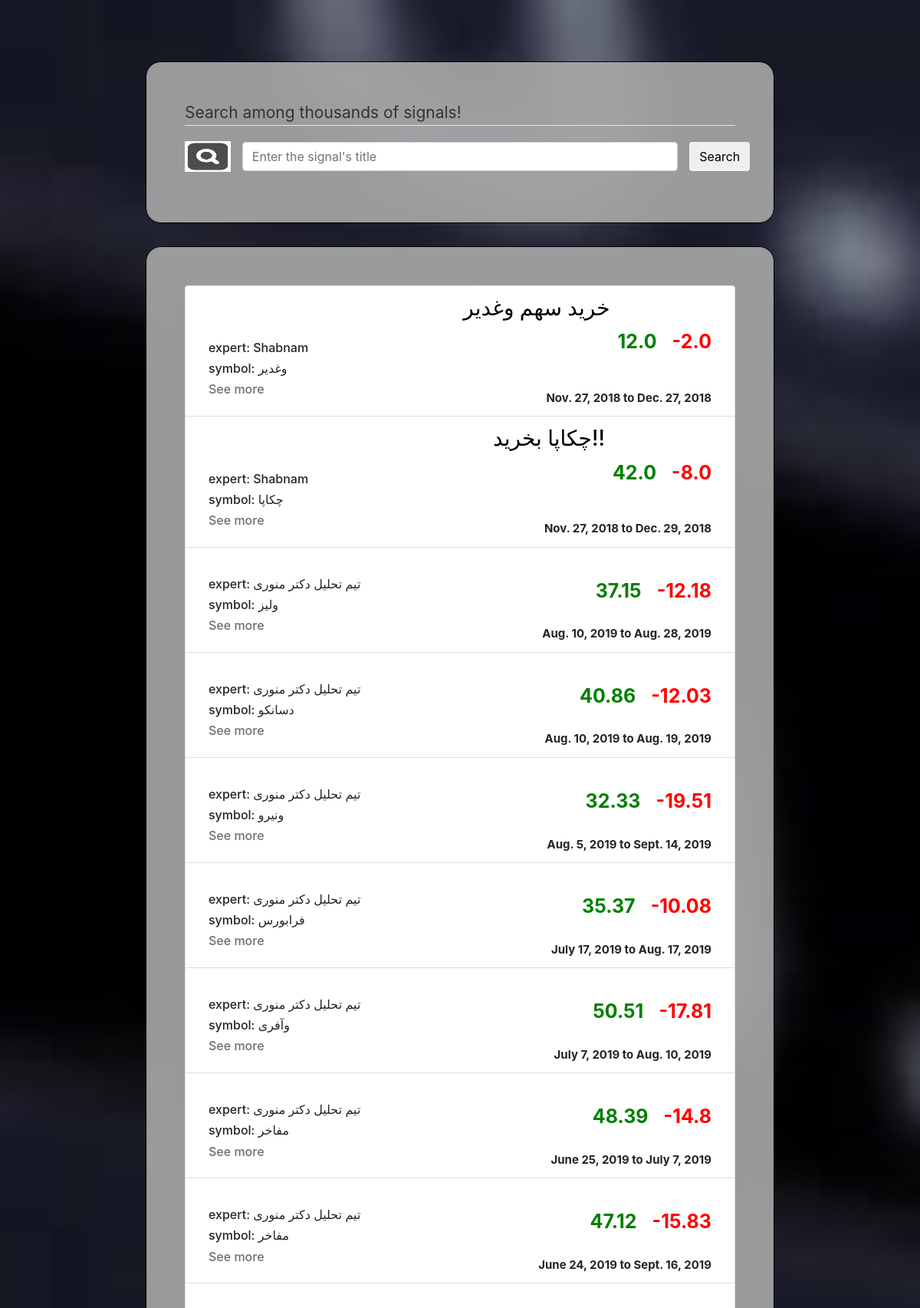
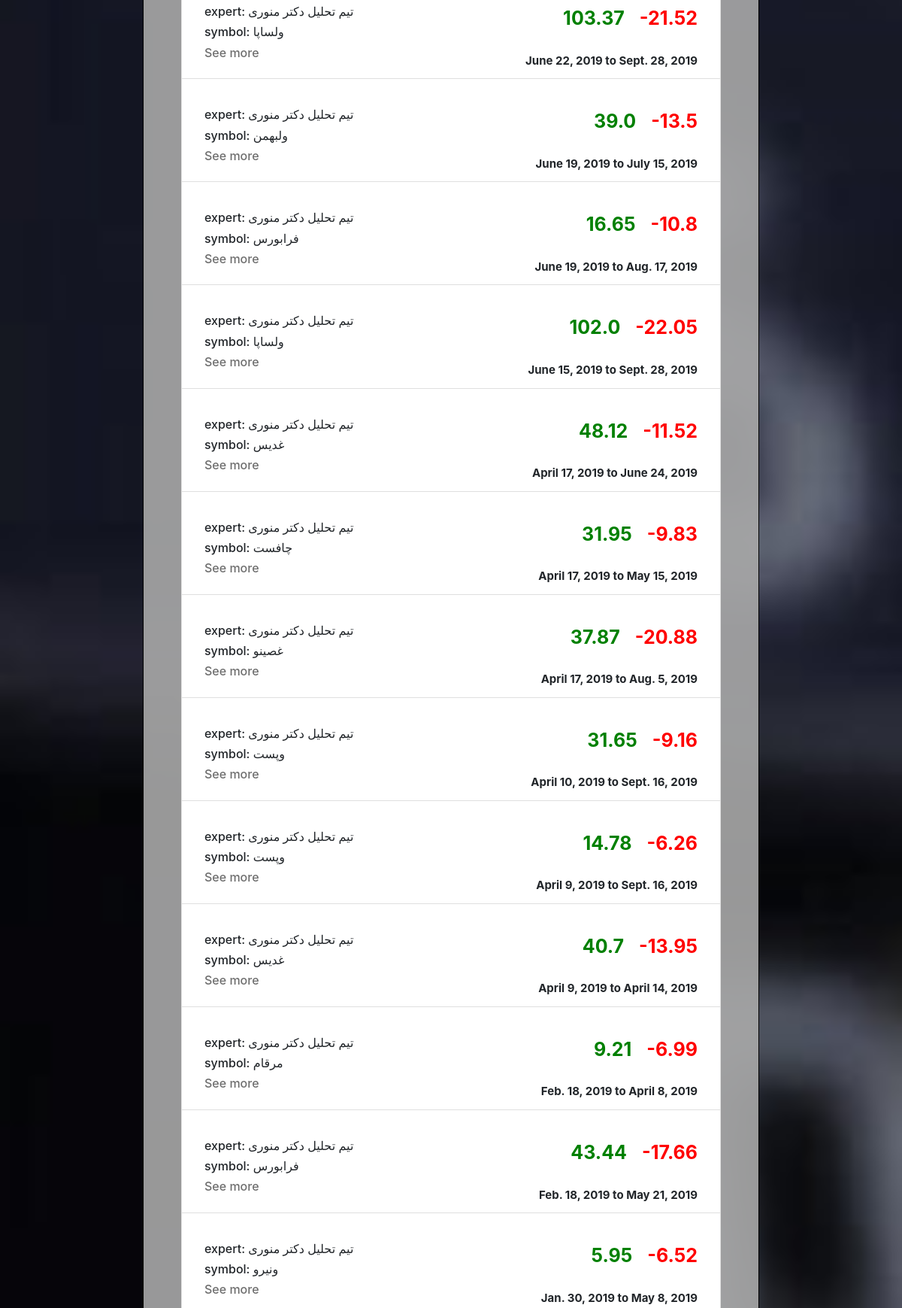
The app's page /signal/search (upper part) with its own data (2 pictures, top to bottom).
### advertisement/models.py (models this page shows, shortened)
class Signal(models.Model):
    title = models.CharField(max_length=80)
    is_succeeded = models.BooleanField(default=None, blank=True, null=True)
    profit = models.FloatField(default=None, blank=True, null=True)
    start_date = models.DateField(default=None, blank=True, null=True)
    close_date = models.DateField(default=None, blank=True, null=True)
    expected_return = models.FloatField(default=None, blank=True, null=True)
    expected_risk = models.FloatField(default=None, blank=True, null=True)
    symbol = models.ForeignKey('Symbol', on_delete=models.CASCADE)
    signaler = models.ForeignKey('Signaler', on_delete=models.CASCADE, null=True, default="", blank=True)
    expert = models.ForeignKey('Expert', on_delete=models.CASCADE, null=True, default="", blank=True)
    @property
    def user_id(self):
        if self.signaler:
            return self.signaler.first_name
        else:
            return self.expert.display_name

class Signaler(models.Model):
    first_name = models.CharField(max_length=30)
    last_name = models.CharField(max_length=30, null=True)
    email = models.EmailField(unique=True, null=True)
    phone = models.CharField(max_length=12, null=True)
    sex = models.CharField(max_length=1, choices=SEX_CHOICES, null=True)
    age = models.IntegerField(null=True)
    user = models.OneToOneField(User, on_delete=models.CASCADE, null=True)

class Symbol(models.Model):
    name = models.CharField(max_length=30)
    def __str__(self):
        return self.name

### advertisement/views.py (the view, shortened to what this page needs)
# urls.py: path('search', views.search, name='search'),
def search(request):
    if request.method == 'GET':
        form = SearchForm()
        ads = Signal.objects.all()[:100]
        return render(request, '../templates/search.html', {
            'ads': ads,
            'form': form
        })

### advertisement/forms.py
class SearchForm(forms.Form):
    title = forms.CharField(label='Signal Title', max_length=80,
                            widget=forms.TextInput(
                                attrs={'class': 'form-control', 'placeholder': 'Enter the signal\'s title'}))

### templates/search.html (shortened to what this page needs)
<!DOCTYPE html>
<html lang="en">
{% load staticfiles %}
<head>
    <link rel="stylesheet" href="https://maxcdn.bootstrapcdn.com/bootstrap/4.0.0/css/bootstrap.min.css">
    <link rel="stylesheet" href="{% static 'style.css' %}">
</head>
<body>
<div class="grid">
    <div class="row">
        <div class="col-xs-10 col-md-8 col-lg-8 col-sm-8 offset-xs-1 offset-md-2 offset-lg-2 offset-sm-2 the-box">
            <div class="well bs-component">
                <form method="post" class="form-horizontal">
                    <fieldset>
                        <legend>Search among thousands of signals!</legend>
                        <div class="form-group" style="display: flex; align-items: center;">
                            <img class="col-xs-1 col-sm-1 col-md-1 col-lg-1 control-label"
                                 src="../static/search-icon.png" alt="search icon"
                                 style="width: 40px; height: 40px; padding: 0"/>
                            <div class="col-xs-10 col-sm-10 col-md-10 col-lg-10">{{ form.title }}</div>
                            <button type="submit" value="continue" onclick="location.href='{% url 'search' %}'"
                                    class="btn btn-default">Search
                            </button>
                        </div>
                    </fieldset>
                </form>
            </div>
        </div>
        <div class="col-xs-10 col-md-8 col-lg-8 col-sm-8 offset-xs-1 offset-md-2 offset-lg-2 offset-sm-2 the-box
                list-group table-of-contents" style="margin-top: 30px">
            {% for ad in ads %}
                <div class="list-group-item" onclick="">
                    <div style="display: flex; justify-content: space-between">
                        <div style="float: left; flex-grow: 1" class="search-res">
                            <h3 style="text-align: right"><a style="color: black" href={% url 'advertisement_detail' ad.id %}>{{ ad.title }}</a></h3>
                            <h6>expert: {{ ad.user_id }}</h6>
                            <h6>symbol: {{ ad.symbol }}</h6>
                            <h6><a style="color: #6e6e6e" href={% url 'advertisement_detail' ad.id %}>See more</a></h6>
                        </div>
                        <p style="float: right; margin: auto 10px; font-size: 25px; font-weight: bold; color: green">{{ ad.expected_return }}</p>
                        <p style="float: right; margin: auto 10px; font-size: 25px; font-weight: bold; color: red">{{ ad.expected_risk }}</p>
                    </div>
                    <p style="float: right; margin: auto 10px; font-size: 15px; font-weight: bold">
                        {% if ad.start_date %}
                            {{ ad.start_date }}
                        {% endif %}
                        {% if ad.close_date %}
                            to {{ ad.close_date }}
                        {% endif %}</p>
                </div>
            {% endfor %}
        </div>
    </div>
</div>
</body>
</html>

### static/style.css (style rules this page uses)
body { padding-top: 80px; padding-bottom: 80px; background-image: url("Stock_bg_denim.jpg") ; background-size: cover; background-attachment: fixed; }
legend { display: block; width: 100%; padding: 0; margin-bottom: 20px; font-size: 21px; line-height: inherit; color: #333; border: 0; border-bottom: 1px solid #e5e5e5; }
.the-box { padding: 50px; alignment: center; background: rgba(169, 169, 169, 0.9); border: 1px solid black; border-radius: 20px; }
.search-res h6 { position: relative; top: 18px; left: 10px; }

### records on screen
Signal: title "خرید سهم وغدیر", user_id "Shabnam", symbol "وغدیر", expected_return "12.0", expected_risk "-2.0", start_date "Nov. 27, 2018", close_date "Dec. 27, 2018"
Signal: title "چکاپا بخرید!!", user_id "Shabnam", symbol "چکاپا", expected_return "42.0", expected_risk "-8.0", start_date "Nov. 27, 2018", close_date "Dec. 29, 2018"
Signal: user_id "تیم تحلیل دکتر منوری", symbol "ولیز", expected_return "37.15", expected_risk "-12.18", start_date "Aug. 10, 2019", close_date "Aug. 28, 2019"
Signal: user_id "تیم تحلیل دکتر منوری", symbol "دسانکو", expected_return "40.86", expected_risk "-12.03", start_date "Aug. 10, 2019", close_date "Aug. 19, 2019"
Signal: user_id "تیم تحلیل دکتر منوری", symbol "ونیرو", expected_return "32.33", expected_risk "-19.51", start_date "Aug. 5, 2019", close_date "Sept. 14, 2019"
Signal: user_id "تیم تحلیل دکتر منوری", symbol "فرابورس", expected_return "35.37", expected_risk "-10.08", start_date "July 17, 2019", close_date "Aug. 17, 2019"
Signal: user_id "تیم تحلیل دکتر منوری", symbol "وآفری", expected_return "50.51", expected_risk "-17.81", start_date "July 7, 2019", close_date "Aug. 10, 2019"
Signal: user_id "تیم تحلیل دکتر منوری", symbol "مفاخر", expected_return "48.39", expected_risk "-14.8", start_date "June 25, 2019", close_date "July 7, 2019"
Signal: user_id "تیم تحلیل دکتر منوری", symbol "مفاخر", expected_return "47.12", expected_risk "-15.83", start_date "June 24, 2019", close_date "Sept. 16, 2019"
Signal: user_id "تیم تحلیل دکتر منوری", symbol "ولساپا", expected_return "103.37", expected_risk "-21.52", start_date "June 22, 2019", close_date "Sept. 28, 2019"
Signal: user_id "تیم تحلیل دکتر منوری", symbol "ولبهمن", expected_return "39.0", expected_risk "-13.5", start_date "June 19, 2019", close_date "July 15, 2019"
Signal: user_id "تیم تحلیل دکتر منوری", symbol "فرابورس", expected_return "16.65", expected_risk "-10.8", start_date "June 19, 2019", close_date "Aug. 17, 2019"
Signal: user_id "تیم تحلیل دکتر منوری", symbol "ولساپا", expected_return "102.0", expected_risk "-22.05", start_date "June 15, 2019", close_date "Sept. 28, 2019"
Signal: user_id "تیم تحلیل دکتر منوری", symbol "غدیس", expected_return "48.12", expected_risk "-11.52", start_date "April 17, 2019", close_date "June 24, 2019"
Signal: user_id "تیم تحلیل دکتر منوری", symbol "چافست", expected_return "31.95", expected_risk "-9.83", start_date "April 17, 2019", close_date "May 15, 2019"
Signal: user_id "تیم تحلیل دکتر منوری", symbol "غصینو", expected_return "37.87", expected_risk "-20.88", start_date "April 17, 2019", close_date "Aug. 5, 2019"
Signal: user_id "تیم تحلیل دکتر منوری", symbol "وپست", expected_return "31.65", expected_risk "-9.16", start_date "April 10, 2019", close_date "Sept. 16, 2019"
Signal: user_id "تیم تحلیل دکتر منوری", symbol "وپست", expected_return "14.78", expected_risk "-6.26", start_date "April 9, 2019", close_date "Sept. 16, 2019"
Signal: user_id "تیم تحلیل دکتر منوری", symbol "غدیس", expected_return "40.7", expected_risk "-13.95", start_date "April 9, 2019", close_date "April 14, 2019"
Signal: user_id "تیم تحلیل دکتر منوری", symbol "مرقام", expected_return "9.21", expected_risk "-6.99", start_date "Feb. 18, 2019", close_date "April 8, 2019"
Signal: user_id "تیم تحلیل دکتر منوری", symbol "فرابورس", expected_return "43.44", expected_risk "-17.66", start_date "Feb. 18, 2019", close_date "May 21, 2019"
Signal: user_id "تیم تحلیل دکتر منوری", symbol "ونیرو", expected_return "5.95", expected_risk "-6.52", start_date "Jan. 30, 2019", close_date "May 8, 2019"
